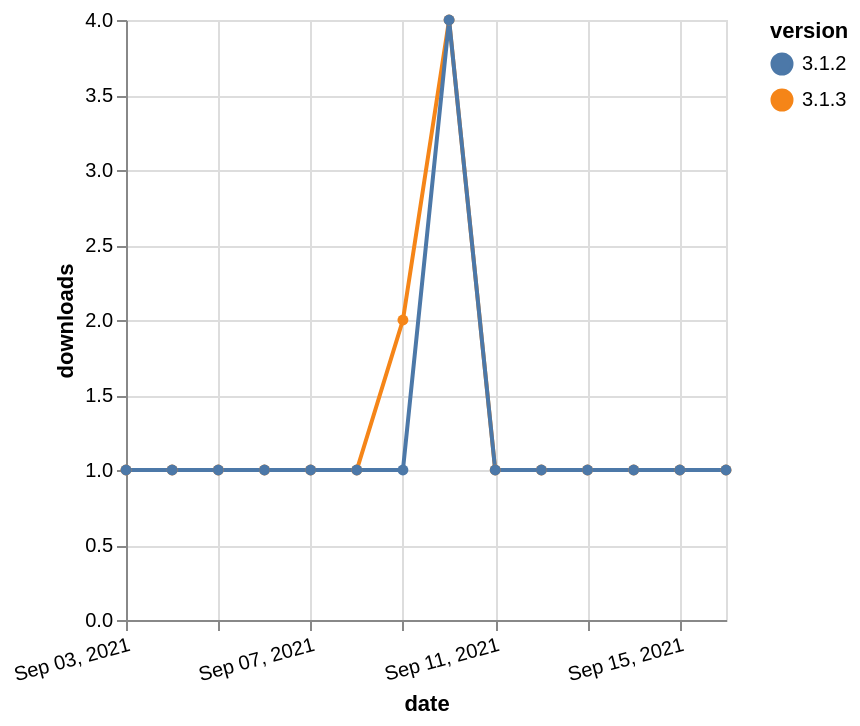

Vega-Lite specification stored for this chart:
### Vega-Lite specification from a JSON file in a GitHub repository (floating-point values rounded to 4 significant figures)
{"$schema": "https://vega.github.io/schema/vega-lite/v5.json", "description": "A simple bar chart with embedded data.", "data": {"values": [{"date": "2021-09-03", "total": 220, "delta": 1, "version": "3.1.3"}, {"date": "2021-09-04", "total": 221, "delta": 1, "version": "3.1.3"}, {"date": "2021-09-05", "total": 222, "delta": 1, "version": "3.1.3"}, {"date": "2021-09-06", "total": 223, "delta": 1, "version": "3.1.3"}, {"date": "2021-09-07", "total": 224, "delta": 1, "version": "3.1.3"}, {"date": "2021-09-08", "total": 225, "delta": 1, "version": "3.1.3"}, {"date": "2021-09-09", "total": 227, "delta": 2, "version": "3.1.3"}, {"date": "2021-09-10", "total": 231, "delta": 4, "version": "3.1.3"}, {"date": "2021-09-11", "total": 232, "delta": 1, "version": "3.1.3"}, {"date": "2021-09-12", "total": 233, "delta": 1, "version": "3.1.3"}, {"date": "2021-09-13", "total": 234, "delta": 1, "version": "3.1.3"}, {"date": "2021-09-14", "total": 235, "delta": 1, "version": "3.1.3"}, {"date": "2021-09-15", "total": 236, "delta": 1, "version": "3.1.3"}, {"date": "2021-09-16", "total": 237, "delta": 1, "version": "3.1.3"}, {"date": "2021-09-03", "total": 385, "delta": 1, "version": "3.1.2"}, {"date": "2021-09-04", "total": 386, "delta": 1, "version": "3.1.2"}, {"date": "2021-09-05", "total": 387, "delta": 1, "version": "3.1.2"}, {"date": "2021-09-06", "total": 388, "delta": 1, "version": "3.1.2"}, {"date": "2021-09-07", "total": 389, "delta": 1, "version": "3.1.2"}, {"date": "2021-09-08", "total": 390, "delta": 1, "version": "3.1.2"}, {"date": "2021-09-09", "total": 391, "delta": 1, "version": "3.1.2"}, {"date": "2021-09-10", "total": 395, "delta": 4, "version": "3.1.2"}, {"date": "2021-09-11", "total": 396, "delta": 1, "version": "3.1.2"}, {"date": "2021-09-12", "total": 397, "delta": 1, "version": "3.1.2"}, {"date": "2021-09-13", "total": 398, "delta": 1, "version": "3.1.2"}, {"date": "2021-09-14", "total": 399, "delta": 1, "version": "3.1.2"}, {"date": "2021-09-15", "total": 400, "delta": 1, "version": "3.1.2"}, {"date": "2021-09-16", "total": 401, "delta": 1, "version": "3.1.2"}]}, "width": "container", "mark": {"type": "line", "point": {"filled": true}}, "encoding": {"x": {"field": "date", "type": "temporal", "timeUnit": "yearmonthdate", "title": "date", "axis": {"labelAngle": -15}}, "y": {"field": "delta", "type": "quantitative", "title": "downloads"}, "color": {"field": "version", "type": "nominal"}, "tooltip": {"field": "delta"}}}
